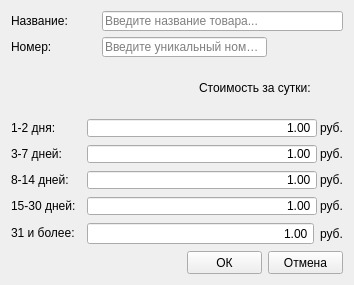
<?xml version="1.0" encoding="UTF-8"?>
<ui version="4.0">
 <class>ItemAdd</class>
 <widget class="QWidget" name="ItemAdd">
  <property name="geometry">
   <rect>
    <x>0</x>
    <y>0</y>
    <width>354</width>
    <height>285</height>
   </rect>
  </property>
  <property name="minimumSize">
   <size>
    <width>354</width>
    <height>285</height>
   </size>
  </property>
  <property name="maximumSize">
   <size>
    <width>354</width>
    <height>285</height>
   </size>
  </property>
  <property name="windowTitle">
   <string>Наименование / Добавить</string>
  </property>
  <layout class="QGridLayout" name="gridLayout_2">
   <item row="0" column="0">
    <layout class="QGridLayout" name="gridLayout_3">
     <item row="0" column="0">
      <widget class="QLabel" name="itemNameL">
       <property name="text">
        <string>Название:</string>
       </property>
      </widget>
     </item>
     <item row="0" column="1">
      <widget class="QLineEdit" name="itemName">
       <property name="minimumSize">
        <size>
         <width>241</width>
         <height>20</height>
        </size>
       </property>
       <property name="maximumSize">
        <size>
         <width>241</width>
         <height>20</height>
        </size>
       </property>
       <property name="maxLength">
        <number>200</number>
       </property>
       <property name="placeholderText">
        <string>Введите название товара...</string>
       </property>
      </widget>
     </item>
     <item row="1" column="0">
      <widget class="QLabel" name="itemNumberL">
       <property name="text">
        <string>Номер:</string>
       </property>
      </widget>
     </item>
     <item row="1" column="1">
      <widget class="QLineEdit" name="itemNumber">
       <property name="minimumSize">
        <size>
         <width>165</width>
         <height>20</height>
        </size>
       </property>
       <property name="maximumSize">
        <size>
         <width>165</width>
         <height>20</height>
        </size>
       </property>
       <property name="maxLength">
        <number>150</number>
       </property>
       <property name="placeholderText">
        <string>Введите уникальный номер...</string>
       </property>
      </widget>
     </item>
    </layout>
   </item>
   <item row="1" column="0">
    <layout class="QGridLayout" name="gridLayout">
     <item row="0" column="0" colspan="2">
      <widget class="QLabel" name="label_3">
       <property name="text">
        <string>Стоимость за сутки: </string>
       </property>
       <property name="alignment">
        <set>Qt::AlignRight|Qt::AlignTrailing|Qt::AlignVCenter</set>
       </property>
      </widget>
     </item>
     <item row="1" column="2">
      <widget class="QLabel" name="label_9">
       <property name="text">
        <string>руб.</string>
       </property>
      </widget>
     </item>
     <item row="3" column="0">
      <widget class="QLabel" name="label_6">
       <property name="minimumSize">
        <size>
         <width>70</width>
         <height>20</height>
        </size>
       </property>
       <property name="maximumSize">
        <size>
         <width>70</width>
         <height>20</height>
        </size>
       </property>
       <property name="text">
        <string>8-14 дней:</string>
       </property>
      </widget>
     </item>
     <item row="3" column="2">
      <widget class="QLabel" name="label_11">
       <property name="text">
        <string>руб.</string>
       </property>
      </widget>
     </item>
     <item row="4" column="2">
      <widget class="QLabel" name="label_12">
       <property name="text">
        <string>руб.</string>
       </property>
      </widget>
     </item>
     <item row="2" column="2">
      <widget class="QLabel" name="label_10">
       <property name="text">
        <string>руб.</string>
       </property>
      </widget>
     </item>
     <item row="2" column="0">
      <widget class="QLabel" name="label_5">
       <property name="minimumSize">
        <size>
         <width>70</width>
         <height>20</height>
        </size>
       </property>
       <property name="maximumSize">
        <size>
         <width>70</width>
         <height>20</height>
        </size>
       </property>
       <property name="text">
        <string>3-7 дней:</string>
       </property>
      </widget>
     </item>
     <item row="5" column="2">
      <widget class="QLabel" name="label_13">
       <property name="text">
        <string>руб.</string>
       </property>
      </widget>
     </item>
     <item row="4" column="0">
      <widget class="QLabel" name="label_7">
       <property name="minimumSize">
        <size>
         <width>70</width>
         <height>20</height>
        </size>
       </property>
       <property name="maximumSize">
        <size>
         <width>70</width>
         <height>20</height>
        </size>
       </property>
       <property name="text">
        <string>15-30 дней:</string>
       </property>
      </widget>
     </item>
     <item row="1" column="0">
      <widget class="QLabel" name="label_4">
       <property name="minimumSize">
        <size>
         <width>70</width>
         <height>20</height>
        </size>
       </property>
       <property name="maximumSize">
        <size>
         <width>70</width>
         <height>20</height>
        </size>
       </property>
       <property name="text">
        <string>1-2 дня:</string>
       </property>
      </widget>
     </item>
     <item row="5" column="0">
      <widget class="QLabel" name="label_8">
       <property name="minimumSize">
        <size>
         <width>70</width>
         <height>20</height>
        </size>
       </property>
       <property name="maximumSize">
        <size>
         <width>70</width>
         <height>20</height>
        </size>
       </property>
       <property name="text">
        <string>31 и более:</string>
       </property>
      </widget>
     </item>
     <item row="4" column="1">
      <widget class="QDoubleSpinBox" name="itemPrice4">
       <property name="minimumSize">
        <size>
         <width>230</width>
         <height>20</height>
        </size>
       </property>
       <property name="maximumSize">
        <size>
         <width>230</width>
         <height>20</height>
        </size>
       </property>
       <property name="alignment">
        <set>Qt::AlignRight|Qt::AlignTrailing|Qt::AlignVCenter</set>
       </property>
       <property name="buttonSymbols">
        <enum>QAbstractSpinBox::NoButtons</enum>
       </property>
       <property name="minimum">
        <double>1.000000000000000</double>
       </property>
       <property name="maximum">
        <double>1000000.000000000000000</double>
       </property>
      </widget>
     </item>
     <item row="3" column="1">
      <widget class="QDoubleSpinBox" name="itemPrice3">
       <property name="minimumSize">
        <size>
         <width>230</width>
         <height>20</height>
        </size>
       </property>
       <property name="maximumSize">
        <size>
         <width>230</width>
         <height>20</height>
        </size>
       </property>
       <property name="alignment">
        <set>Qt::AlignRight|Qt::AlignTrailing|Qt::AlignVCenter</set>
       </property>
       <property name="buttonSymbols">
        <enum>QAbstractSpinBox::NoButtons</enum>
       </property>
       <property name="minimum">
        <double>1.000000000000000</double>
       </property>
       <property name="maximum">
        <double>1000000.000000000000000</double>
       </property>
      </widget>
     </item>
     <item row="1" column="1">
      <widget class="QDoubleSpinBox" name="itemPrice1">
       <property name="minimumSize">
        <size>
         <width>230</width>
         <height>20</height>
        </size>
       </property>
       <property name="maximumSize">
        <size>
         <width>230</width>
         <height>20</height>
        </size>
       </property>
       <property name="alignment">
        <set>Qt::AlignRight|Qt::AlignTrailing|Qt::AlignVCenter</set>
       </property>
       <property name="buttonSymbols">
        <enum>QAbstractSpinBox::NoButtons</enum>
       </property>
       <property name="minimum">
        <double>1.000000000000000</double>
       </property>
       <property name="maximum">
        <double>1000000.000000000000000</double>
       </property>
      </widget>
     </item>
     <item row="2" column="1">
      <widget class="QDoubleSpinBox" name="itemPrice2">
       <property name="minimumSize">
        <size>
         <width>230</width>
         <height>20</height>
        </size>
       </property>
       <property name="maximumSize">
        <size>
         <width>230</width>
         <height>20</height>
        </size>
       </property>
       <property name="alignment">
        <set>Qt::AlignRight|Qt::AlignTrailing|Qt::AlignVCenter</set>
       </property>
       <property name="buttonSymbols">
        <enum>QAbstractSpinBox::NoButtons</enum>
       </property>
       <property name="minimum">
        <double>1.000000000000000</double>
       </property>
       <property name="maximum">
        <double>1000000.000000000000000</double>
       </property>
      </widget>
     </item>
     <item row="5" column="1">
      <widget class="QDoubleSpinBox" name="itemPrice5">
       <property name="alignment">
        <set>Qt::AlignRight|Qt::AlignTrailing|Qt::AlignVCenter</set>
       </property>
       <property name="buttonSymbols">
        <enum>QAbstractSpinBox::NoButtons</enum>
       </property>
       <property name="minimum">
        <double>1.000000000000000</double>
       </property>
       <property name="maximum">
        <double>1000000.000000000000000</double>
       </property>
      </widget>
     </item>
    </layout>
   </item>
   <item row="2" column="0">
    <layout class="QHBoxLayout" name="horizontalLayout">
     <item>
      <spacer name="horizontalSpacer">
       <property name="orientation">
        <enum>Qt::Horizontal</enum>
       </property>
       <property name="sizeHint" stdset="0">
        <size>
         <width>40</width>
         <height>20</height>
        </size>
       </property>
      </spacer>
     </item>
     <item>
      <widget class="QPushButton" name="itemAddOkB">
       <property name="minimumSize">
        <size>
         <width>75</width>
         <height>23</height>
        </size>
       </property>
       <property name="maximumSize">
        <size>
         <width>75</width>
         <height>23</height>
        </size>
       </property>
       <property name="text">
        <string>ОК</string>
       </property>
      </widget>
     </item>
     <item>
      <widget class="QPushButton" name="itemAddCancelB">
       <property name="minimumSize">
        <size>
         <width>75</width>
         <height>23</height>
        </size>
       </property>
       <property name="maximumSize">
        <size>
         <width>75</width>
         <height>23</height>
        </size>
       </property>
       <property name="text">
        <string>Отмена</string>
       </property>
      </widget>
     </item>
    </layout>
   </item>
  </layout>
 </widget>
 <tabstops>
  <tabstop>itemName</tabstop>
  <tabstop>itemNumber</tabstop>
  <tabstop>itemPrice1</tabstop>
  <tabstop>itemPrice2</tabstop>
  <tabstop>itemPrice3</tabstop>
  <tabstop>itemPrice4</tabstop>
  <tabstop>itemPrice5</tabstop>
  <tabstop>itemAddOkB</tabstop>
  <tabstop>itemAddCancelB</tabstop>
 </tabstops>
 <resources/>
 <connections/>
</ui>
